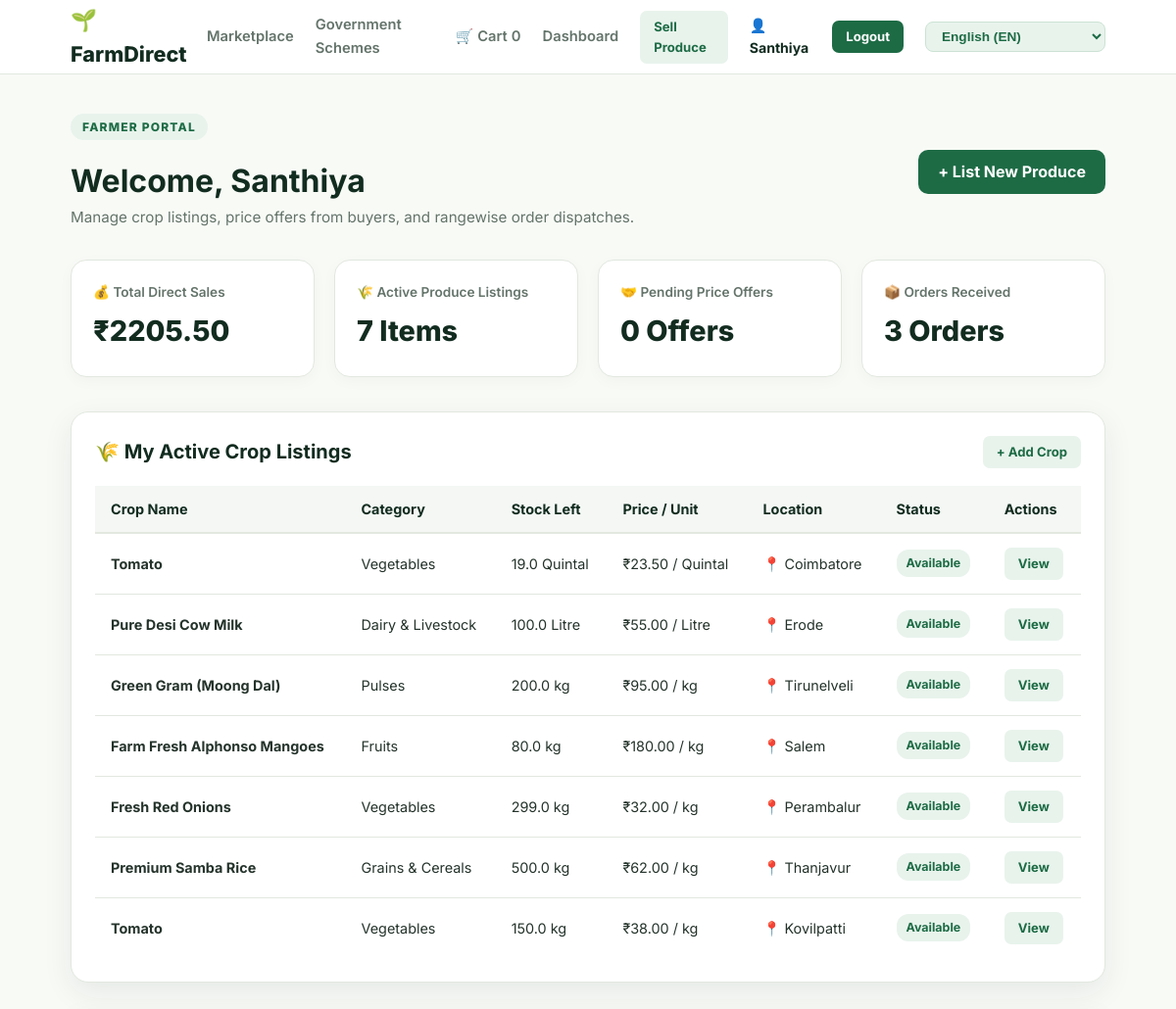
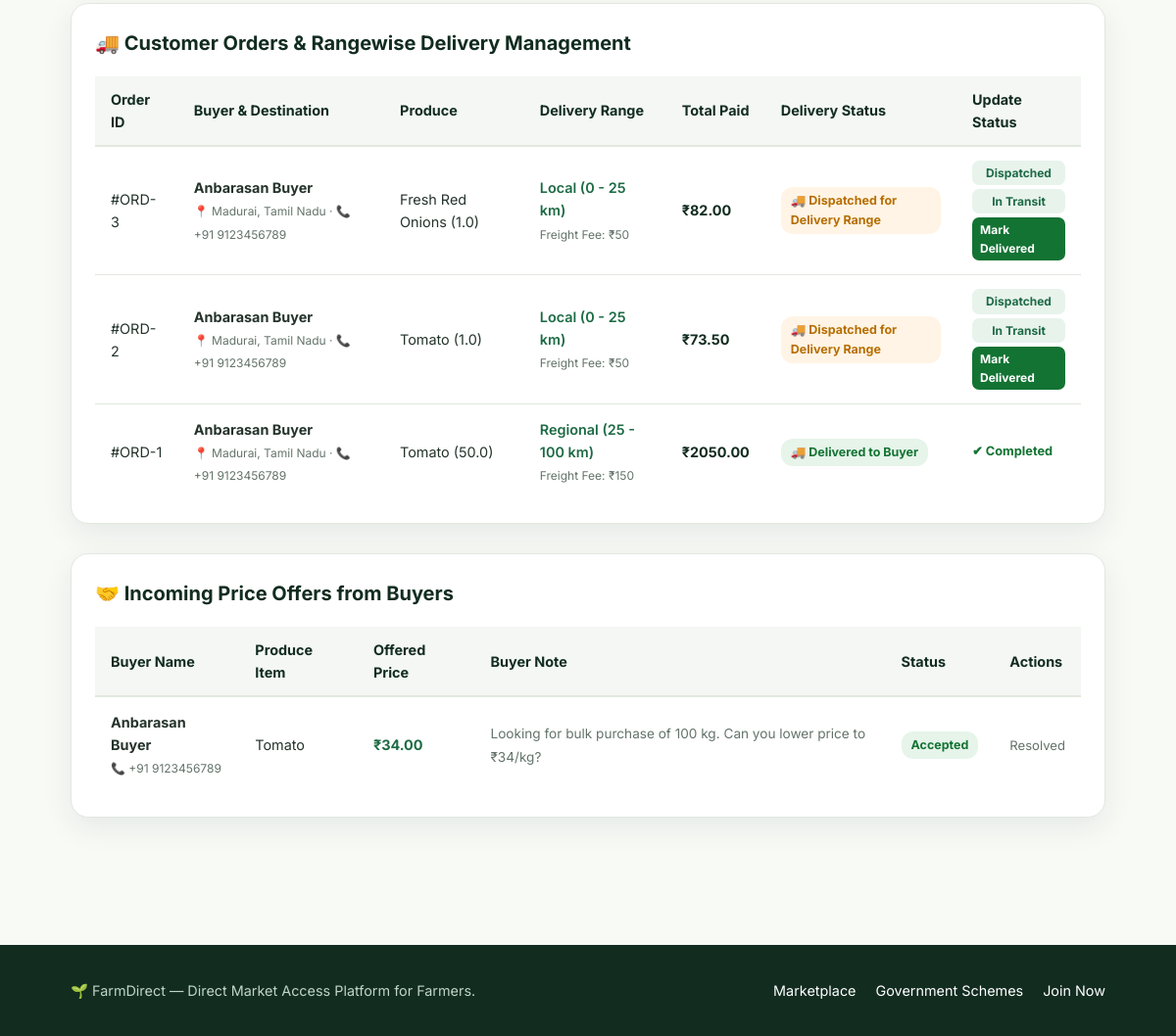
The app's page /dashboard (signed in) with its own data (2 pictures, top to bottom).
### tables this page shows
CREATE TABLE produce(
      id INTEGER PRIMARY KEY AUTOINCREMENT,
      farmer_id INTEGER NOT NULL,
      name TEXT NOT NULL,
      category TEXT NOT NULL,
      quantity REAL NOT NULL,
      unit TEXT NOT NULL,
      price REAL NOT NULL,
      location TEXT NOT NULL,
      description TEXT,
      image_url TEXT,
      status TEXT DEFAULT 'Available',
      created_at TIMESTAMP DEFAULT CURRENT_TIMESTAMP,
      FOREIGN KEY(farmer_id) REFERENCES users(id)
    );

CREATE TABLE orders(
      id INTEGER PRIMARY KEY AUTOINCREMENT,
      produce_id INTEGER NOT NULL,
      buyer_id INTEGER NOT NULL,
      quantity REAL NOT NULL,
      subtotal REAL DEFAULT 0,
      delivery_range TEXT DEFAULT 'Local (0 - 25 km)',
      delivery_fee REAL DEFAULT 50.0,
      total REAL NOT NULL,
      payment_method TEXT DEFAULT 'UPI / Online',
      payment_status TEXT DEFAULT 'Paid',
      transaction_id TEXT,
      shipping_address TEXT,
      status TEXT DEFAULT 'Confirmed',
      delivery_status TEXT DEFAULT 'Processing',
      created_at TIMESTAMP DEFAULT CURRENT_TIMESTAMP,
      FOREIGN KEY(produce_id) REFERENCES produce(id),
      FOREIGN KEY(buyer_id) REFERENCES users(id)
    );

CREATE TABLE users(
      id INTEGER PRIMARY KEY AUTOINCREMENT,
      name TEXT NOT NULL,
      email TEXT UNIQUE NOT NULL,
      password TEXT NOT NULL,
      role TEXT NOT NULL CHECK(role IN ('farmer','buyer','admin')),
      phone TEXT,
      location TEXT
    );

CREATE TABLE offers(
      id INTEGER PRIMARY KEY AUTOINCREMENT,
      produce_id INTEGER NOT NULL,
      buyer_id INTEGER NOT NULL,
      offered_price REAL NOT NULL,
      message TEXT,
      status TEXT DEFAULT 'Pending',
      created_at TIMESTAMP DEFAULT CURRENT_TIMESTAMP,
      FOREIGN KEY(produce_id) REFERENCES produce(id),
      FOREIGN KEY(buyer_id) REFERENCES users(id)
    );

### app.py (the view, shortened to what this page needs)
@app.route("/dashboard")
def dashboard():
    if "user_id" not in session:
        flash("Please log in to access your dashboard.", "error")
        return redirect(url_for("login"))
    conn = get_db()
    role = session["role"]
    user_id = session["user_id"]
    if role == "farmer":
        produce = conn.execute("SELECT * FROM produce WHERE farmer_id = ? ORDER BY id DESC", (user_id,)).fetchall()
        offers = conn.execute("""
            SELECT o.*, p.name as produce_name, u.name as buyer_name, u.phone as buyer_phone
            FROM offers o
            JOIN produce p ON o.produce_id = p.id
            JOIN users u ON o.buyer_id = u.id
            WHERE p.farmer_id = ? ORDER BY o.id DESC
        """, (user_id,)).fetchall()
        orders = conn.execute("""
            SELECT ord.*, p.name as produce_name, u.name as buyer_name, u.phone as buyer_phone, u.location as buyer_location
            FROM orders ord
            JOIN produce p ON ord.produce_id = p.id
            JOIN users u ON ord.buyer_id = u.id
            WHERE p.farmer_id = ? ORDER BY ord.id DESC
        """, (user_id,)).fetchall()
        total_sales = sum([o["total"] for o in orders if o["status"] in ("Confirmed", "Delivered")])
        conn.close()
        return render_template("farmer_dashboard.html", produce=produce, offers=offers, orders=orders, total_sales=total_sales)

### app.py (called while the page is built)
@app.before_request
def sanitize_legacy_sessions():
    if session.get("name") and "freshmarket" in session.get("name", "").lower():
        session["name"] = "Anbarasan Buyer"

def get_db():
    DB_DIR.mkdir(exist_ok=True)
    conn = sqlite3.connect(DB)
    conn.row_factory = sqlite3.Row
    return conn

### templates/farmer_dashboard.html (shortened to what this page needs)
{% extends "base.html" %}
{% block content %}
<div class="dashboard-container">
  <div class="dash-header">
    <div class="dash-title">
      <span class="badge">FARMER PORTAL</span>
      <h1>Welcome, {{ session.name }}</h1>
      <p style="color: var(--muted); font-size: 0.95rem;">Manage crop listings, price offers from buyers, and rangewise order dispatches.</p>
    </div>
    <a href="{{ url_for('add_produce') }}" class="btn">+ List New Produce</a>
  </div>
  <div class="metrics-grid">
    <div class="metric-card">
      <p>💰 Total Direct Sales</p>
      <h3>₹{{ "%.2f"|format(total_sales) }}</h3>
    </div>
    <div class="metric-card">
      <p>🌾 Active Produce Listings</p>
      <h3>{{ produce|length }} Items</h3>
    </div>
    <div class="metric-card">
      <p>🤝 Pending Price Offers</p>
      <h3>{{ offers|selectattr('status','equalto','Pending')|list|length }} Offers</h3>
    </div>
    <div class="metric-card">
      <p>📦 Orders Received</p>
      <h3>{{ orders|length }} Orders</h3>
    </div>
  </div>
  <div class="data-panel">
    <h2>
      <span>🌾 My Active Crop Listings</span>
      <a href="{{ url_for('add_produce') }}" class="btn btn-sm btn-alt">+ Add Crop</a>
    </h2>
    <div class="table-responsive">
      <table>
        <thead>
          <tr>
            <th>Crop Name</th>
            <th>Category</th>
            <th>Stock Left</th>
            <th>Price / Unit</th>
            <th>Location</th>
            <th>Status</th>
            <th>Actions</th>
          </tr>
        </thead>
        <tbody>
          {% for item in produce %}
            <tr>
              <td><strong>{{ item.name }}</strong></td>
              <td>{{ item.category }}</td>
              <td>{{ item.quantity }} {{ item.unit }}</td>
              <td>₹{{ "%.2f"|format(item.price) }} / {{ item.unit }}</td>
              <td>📍 {{ item.location }}</td>
              <td><span class="status-badge status-available">{{ item.status }}</span></td>
              <td><a href="{{ url_for('produce_detail', produce_id=item.id) }}" class="btn btn-sm btn-alt">View</a></td>
            </tr>
          {% else %}
            <tr>
              <td colspan="7" style="text-align: center; color: var(--muted); padding: 24px;">No produce listed yet. Click "+ Add New Crop" to list your harvest!</td>
            </tr>
          {% endfor %}
        </tbody>
      </table>
    </div>
  </div>
  <div class="data-panel">
    <h2>🚚 Customer Orders & Rangewise Delivery Management</h2>
    <div class="table-responsive">
      <table>
        <thead>
          <tr>
            <th>Order ID</th>
            <th>Buyer & Destination</th>
            <th>Produce</th>
            <th>Delivery Range</th>
            <th>Total Paid</th>
            <th>Delivery Status</th>
            <th>Update Status</th>
          </tr>
        </thead>
        <tbody>
          {% for ord in orders %}
            <tr>
              <td>#ORD-{{ ord.id }}</td>
              <td>
                <strong>{{ ord.buyer_name }}</strong><br>
                <small style="color: var(--muted);">📍 {{ ord.buyer_location or 'Local' }} · 📞 {{ ord.buyer_phone or 'N/A' }}</small>
              </td>
              <td>{{ ord.produce_name }} ({{ ord.quantity }})</td>
              <td>
                <span style="font-weight: 600; color: var(--primary);">{{ ord.delivery_range or 'Local (0 - 25 km)' }}</span><br>
                <small style="color: var(--muted);">Freight Fee: ₹{{ "%.0f"|format(ord.delivery_fee or 50) }}</small>
              </td>
              <td><strong style="color: var(--dark);">₹{{ "%.2f"|format(ord.total) }}</strong></td>
              <td>
                <span class="status-badge status-{{ 'accepted' if ord.delivery_status == 'Delivered to Buyer' else 'pending' }}">
                  🚚 {{ ord.delivery_status or 'Processing' }}
                </span>
              </td>
              <td>
                <div style="display: flex; flex-direction: column; gap: 4px;">
                  {% if ord.delivery_status != 'Delivered to Buyer' %}
                    <a href="{{ url_for('update_delivery_status', order_id=ord.id, delivery_status='Dispatched for Delivery Range') }}" class="btn btn-sm btn-alt" style="font-size: 0.75rem; padding: 3px 8px;">Dispatched</a>
                    <a href="{{ url_for('update_delivery_status', order_id=ord.id, delivery_status='In-Transit (Regional Freight)') }}" class="btn btn-sm btn-alt" style="font-size: 0.75rem; padding: 3px 8px;">In Transit</a>
                    <a href="{{ url_for('update_delivery_status', order_id=ord.id, delivery_status='Delivered to Buyer') }}" class="btn btn-sm" style="font-size: 0.75rem; padding: 3px 8px; background: #137333;">Mark Delivered</a>
                  {% else %}
                    <span style="font-size: 0.8rem; color: #137333; font-weight: 700;">✔ Completed</span>
                  {% endif %}
                </div>
              </td>
            </tr>
          {% else %}
            <tr>
              <td colspan="7" style="text-align: center; color: var(--muted); padding: 24px;">No orders placed yet.</td>
            </tr>
          {% endfor %}
        </tbody>
      </table>
    </div>
  </div>
  <div class="data-panel">
    <h2>🤝 Incoming Price Offers from Buyers</h2>
    <div class="table-responsive">
      <table>
        <thead>
          <tr>
            <th>Buyer Name</th>
            <th>Produce Item</th>
            <th>Offered Price</th>
            <th>Buyer Note</th>
            <th>Status</th>
            <th>Actions</th>
          </tr>
        </thead>
        <tbody>
          {% for off in offers %}
            <tr>
              <td>
                <strong>{{ off.buyer_name }}</strong><br>
                <small style="color: var(--muted);">📞 {{ off.buyer_phone or 'N/A' }}</small>
              </td>
              <td>{{ off.produce_name }}</td>
              <td><strong style="color: var(--primary);">₹{{ "%.2f"|format(off.offered_price) }}</strong></td>
              <td><span style="font-size: 0.85rem; color: var(--muted);">{{ off.message or 'No message' }}</span></td>
              <td>
                <span class="status-badge status-{{ off.status|lower }}">{{ off.status }}</span>
              </td>
              <td>
                {% if off.status == 'Pending' %}
                  <a href="{{ url_for('update_offer', offer_id=off.id, status='Accepted') }}" class="btn btn-sm" style="background: #137333;">Accept</a>
                  <a href="{{ url_for('update_offer', offer_id=off.id, status='Rejected') }}" class="btn btn-sm" style="background: #c5221f;">Reject</a>
                {% else %}
                  <span style="font-size: 0.82rem; color: var(--muted);">Resolved</span>
                {% endif %}
              </td>
            </tr>
          {% else %}
            <tr>
              <td colspan="6" style="text-align: center; color: var(--muted); padding: 24px;">No incoming negotiation offers currently.</td>
            </tr>
          {% endfor %}
        </tbody>
      </table>
    </div>
  </div>
</div>
{% endblock %}

### static/css/style.css (style rules this page uses)
:root { --primary: #1d6b45; --primary-hover: #145032; --primary-light: #e8f3ec; --accent: #f5a623; --dark: #122c20; --text: #24332b; --muted: #64746b; --bg: #f8faf6; --card-bg: #ffffff; --border: #e2e8df; --radius: 14px; --shadow: 0 10px 30px rgba(18, 44, 32, 0.08); --transition: all 0.25s ease; }
* { box-sizing: border-box; margin: 0; padding: 0; }
body { font-family: 'Inter', -apple-system, BlinkMacSystemFont, "Segoe UI", Roboto, sans-serif; color: var(--text); background-color: var(--bg); line-height: 1.6; }
a { text-decoration: none; color: inherit; }
.btn { background: var(--primary); color: #ffffff; padding: 10px 20px; border-radius: 10px; font-weight: 700; border: none; cursor: pointer; transition: var(--transition); display: inline-flex; align-items: center; justify-content: center; gap: 6px; }
.btn-alt { background: var(--primary-light); color: var(--primary); }
.btn-sm { padding: 6px 14px; font-size: 0.82rem; border-radius: 7px; }
.badge { display: inline-block; font-size: 0.75rem; font-weight: 800; text-transform: uppercase; letter-spacing: 1.2px; color: var(--primary); background: var(--primary-light); padding: 4px 12px; border-radius: 20px; margin-bottom: 16px; }
.dashboard-container { padding: 40px 6%; }
.dash-header { display: flex; justify-content: space-between; align-items: center; margin-bottom: 30px; }
.dash-title h1 { font-size: 2rem; color: var(--dark); }
.metrics-grid { display: grid; grid-template-columns: repeat(auto-fit, minmax(220px, 1fr)); gap: 20px; margin-bottom: 35px; }
.metric-card { background: #ffffff; border: 1px solid var(--border); border-radius: 16px; padding: 22px; box-shadow: 0 4px 15px rgba(0, 0, 0, 0.03); }
.metric-card p { font-size: 0.85rem; color: var(--muted); font-weight: 600; }
.metric-card h3 { font-size: 1.8rem; color: var(--dark); font-weight: 800; margin-top: 6px; }
.data-panel { background: #ffffff; border: 1px solid var(--border); border-radius: 18px; padding: 24px; box-shadow: var(--shadow); margin-bottom: 30px; }
.data-panel h2 { font-size: 1.25rem; color: var(--dark); margin-bottom: 18px; display: flex; justify-content: space-between; align-items: center; }
.table-responsive { overflow-x: auto; }
table { width: 100%; border-collapse: collapse; text-align: left; font-size: 0.9rem; }
th { background: #f4f7f4; padding: 12px 16px; color: var(--dark); font-weight: 700; border-bottom: 2px solid var(--border); }
td { padding: 14px 16px; border-bottom: 1px solid var(--border); color: var(--text); }
tr:last-child td { border-bottom: none; }
.status-badge { padding: 4px 10px; border-radius: 12px; font-size: 0.78rem; font-weight: 700; display: inline-block; }
.status-pending { background: #fff4e5; color: #b76e00; }
.status-accepted, .status-confirmed { background: #e6f4ea; color: #137333; }
.status-available { background: #e8f3ec; color: #1d6b45; }

### records on screen
produce: name "Tomato", category "Vegetables", quantity "19.0", unit "Quintal", price "23.50", location "Coimbatore", status "Available"
produce: name "Pure Desi Cow Milk", category "Dairy & Livestock", quantity "100.0", unit "Litre", price "55.00", location "Erode", status "Available"
produce: name "Green Gram (Moong Dal)", category "Pulses", quantity "200.0", unit "kg", price "95.00", location "Tirunelveli", status "Available"
produce: name "Farm Fresh Alphonso Mangoes", category "Fruits", quantity "80.0", unit "kg", price "180.00", location "Salem", status "Available"
produce: name "Fresh Red Onions", category "Vegetables", quantity "299.0", unit "kg", price "32.00", location "Perambalur", status "Available"
produce: name "Premium Samba Rice", category "Grains & Cereals", quantity "500.0", unit "kg", price "62.00", location "Thanjavur", status "Available"
produce: name "Tomato", category "Vegetables", quantity "150.0", unit "kg", price "38.00", location "Kovilpatti", status "Available"
orders: id "3", buyer_name "Anbarasan Buyer", location "Madurai, Tamil Nadu", phone "+91 9123456789", produce_name "Fresh Red Onions", quantity "1.0", delivery_range "Local (0 - 25 km)", delivery_fee "50", total "82.00", delivery_status "Dispatched for Delivery Range"
orders: id "2", buyer_name "Anbarasan Buyer", location "Madurai, Tamil Nadu", phone "+91 9123456789", produce_name "Tomato", quantity "1.0", delivery_range "Local (0 - 25 km)", delivery_fee "50", total "73.50", delivery_status "Dispatched for Delivery Range"
orders: id "1", buyer_name "Anbarasan Buyer", location "Madurai, Tamil Nadu", phone "+91 9123456789", produce_name "Tomato", quantity "50.0", delivery_range "Regional (25 - 100 km)", delivery_fee "150", total "2050.00", delivery_status "Delivered to Buyer", shows "✔ Completed"
offers: buyer_name "Anbarasan Buyer", phone "+91 9123456789", produce_name "Tomato", offered_price "34.00", message "Looking for bulk purchase of 100 kg. Can you lower price to ₹34/kg?", status "Accepted", shows "Resolved"

### other values on screen
{{ session.get('cart', {})|length }} "0"
{{ session.name }} "Santhiya"
{{ "%.2f"|format(total_sales) }} "2205.50"
{{ produce|length }} "7"
{{ offers|selectattr('status','equalto','Pending')|list|length }} "0"
{{ orders|length }} "3"
